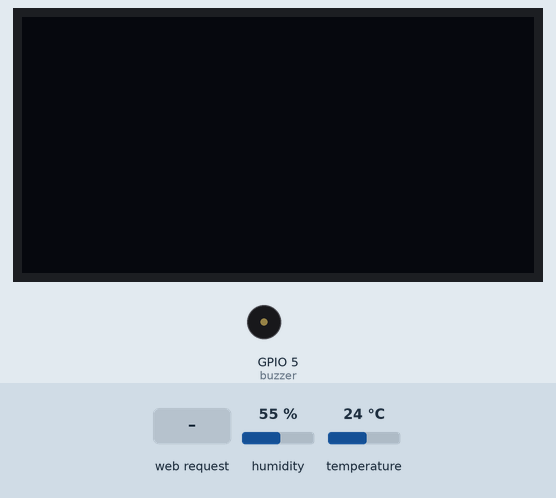
The program below on a simulated ESP32 board running MicroPython. Parts: 128×64 one-colour display, buzzer (waves = sounding, pin HIGH). The inputs (shaded band) are chosen by the test bench; at power-on: humidity 55 %, temperature 24 °C. WiFi joins after 1.5 s; what the program prints to the serial console is not drawn.

Above: at 2.7 s.
2.8 s: HTTP request GET /?alarm=on received
At 3.5 s:
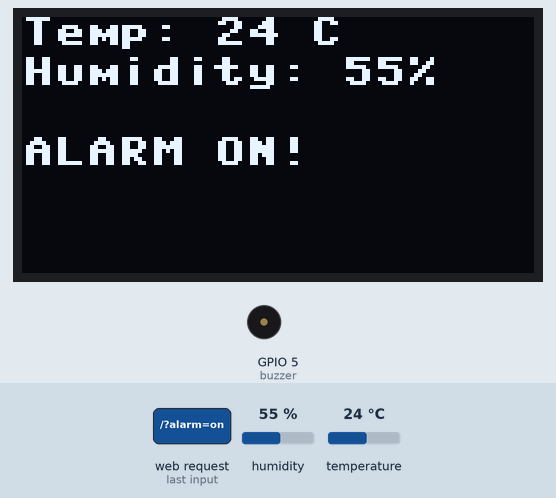
4.3 s: HTTP request GET /?alarm=off received
At 4.6 s:
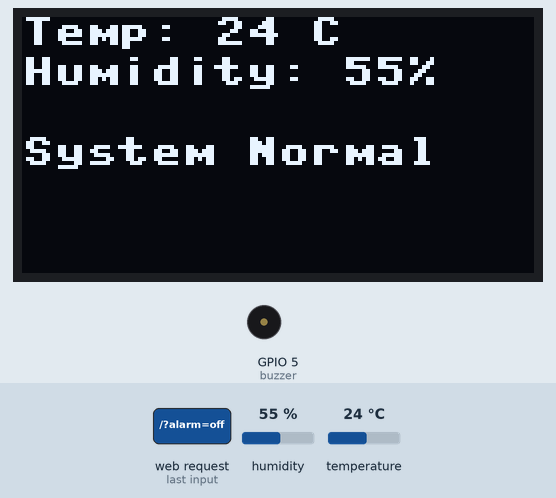
Timing chart, 0 to 7.3 s (numbered marks = the images above; inputs shaded):
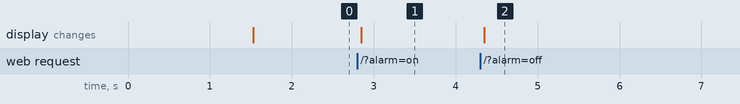

Measured:
- after the input at 2.8 s, the display: changes after 0.05 s (image 1)
- after the input at 4.3 s, the display: changes after 0.05 s (image 2)

The program:

developer.py
```python
import network
import socket
import dht
import machine
import ssd1306  # OLED library
import time

# WiFi Configuration (Replace with your WiFi credentials)
SSID = "YourWiFiSSID"
PASSWORD = "YourWiFiPassword"

# Initialize WiFi in Station Mode
wifi = network.WLAN(network.STA_IF)
wifi.active(True)
wifi.connect(SSID, PASSWORD)

while not wifi.isconnected():
    pass  # Wait for connection

print("Connected! IP Address:", wifi.ifconfig()[0])

# Initialize DHT11 Sensor
dht_pin = machine.Pin(4)  # GPIO4
dht_sensor = dht.DHT11(dht_pin)

# Initialize OLED Display
i2c = machine.SoftI2C(scl=machine.Pin(9), sda=machine.Pin(8))
oled = ssd1306.SSD1306_I2C(128, 64, i2c)

# Initialize Buzzer
buzzer = machine.Pin(5, machine.Pin.OUT)  # GPIO5 for buzzer

# Default Alarm Status
alarm_active = False

# Function to Read Temperature & Humidity
def get_sensor_data():
    dht_sensor.measure()
    temp = dht_sensor.temperature()
    hum = dht_sensor.humidity()
    return temp, hum

# Function to Update OLED Display
def update_oled(temp, hum, alarm):
    oled.fill(0)  # Clear screen
    oled.text("Temp: {} C".format(temp), 0, 0)
    oled.text("Humidity: {}%".format(hum), 0, 10)
    if alarm:
        oled.text("ALARM ON!", 0, 30)
    else:
        oled.text("System Normal", 0, 30)
    oled.show()

# Function to Control Buzzer
def activate_buzzer(state):
    if state:
        buzzer.value(1)
    else:
        buzzer.value(0)

# HTML Web Page
def generate_webpage(temp, hum, alarm):
    return """
    <!DOCTYPE html>
    <html>
    <head>
        <title>ESP32 Buzzer Alert</title>
        <style>
            body {
                font-family: Arial, sans-serif;
                text-align: center;
                background: linear-gradient(135deg, #1e3c72, #2a5298);
                color: white;
                margin: 0;
                padding: 0;
            }
            .container {
                width: 80%;
                margin: auto;
                padding: 20px;
            }
            .card {
                background: rgba(255, 255, 255, 0.2);
                padding: 20px;
                border-radius: 15px;
                box-shadow: 0px 4px 10px rgba(0, 0, 0, 0.2);
                margin-bottom: 20px;
            }
            h1 {
                font-size: 28px;
                margin-bottom: 10px;
            }
            h2 {
                font-size: 22px;
                margin: 10px 0;
            }
            button {
                padding: 12px 20px;
                font-size: 18px;
                font-weight: bold;
                border: none;
                border-radius: 8px;
                background: #ff9800;
                color: white;
                cursor: pointer;
                transition: 0.3s;
            }
            button:hover {
                background: #e68900;
            }
            .alert {color: #ff0000; font-weight: bold;}
        </style>
    </head>
    <body>
        <div class="container">
            <h1>ESP32 Buzzer Alert System</h1>

            <div class="card">
                <h2> Temperature: """ + str(temp) + """°C</h2>
                <h2> Humidity: """ + str(hum) + """%</h2>
            </div>

            <div class="card">
                <h3> Alarm Status: """ + ("<span class='alert'>ON</span>" if alarm else "OFF") + """</h3>
                <a href="/?alarm=on"><button>Turn Alarm ON</button></a>
                <a href="/?alarm=off"><button>Turn Alarm OFF</button></a>
            </div>
        </div>
    </body>
    </html>
    """

# Start Web Server
server = socket.socket(socket.AF_INET, socket.SOCK_STREAM)
server.bind(('', 80))
server.listen(5)

print("Web Server Started! Access it via browser.")

while True:
    conn, addr = server.accept()
    print("Client connected from", addr)

    request = conn.recv(1024).decode()

    # Check for Alarm Control in Request
    global alarm_active
    if "GET /?alarm=on" in request:
        alarm_active = True
    elif "GET /?alarm=off" in request:
        alarm_active = False

    # Get Sensor Data
    temp, hum = get_sensor_data()

    # Activate Buzzer if Alarm is ON & Conditions Are Met
    if alarm_active and (temp > 30 or hum > 80):
        activate_buzzer(True)
    else:
        activate_buzzer(False)

    # Update OLED Display
    update_oled(temp, hum, alarm_active)

    # Send Webpage Response
    response = generate_webpage(temp, hum, alarm_active)
    conn.send("HTTP/1.1 200 OK\nContent-Type: text/html\n\n" + response)
    conn.close()
```
